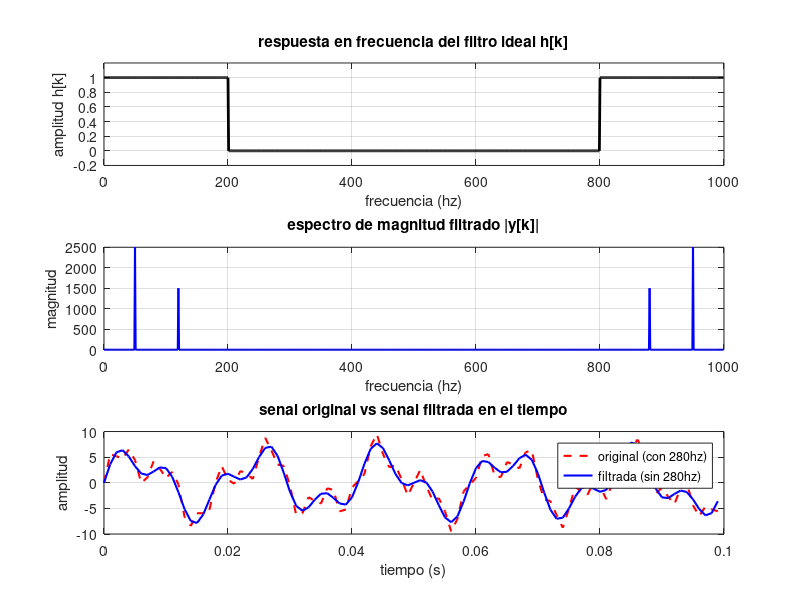

This chart was generated by the following MATLAB code:
# parametros base de la senal original de la parte i
fs = 1000;
t = 0:1/fs:0.999;
n_muestras = length(t);

# reconstruimos la senal original en el tiempo
s_original = 5*sin(2*pi*50*t) + 3*sin(2*pi*120*t) + 2*sin(2*pi*280*t);

# obtenemos el espectro original y el eje de frecuencias
x_k = fft(s_original);
frec = (0:n_muestras-1) * (fs/n_muestras);

# --- 1. diseno del filtro pasa-bajos ideal ---
# creamos la mascara h_k llena de unos (deja pasar todo inicialmente)
h_k = ones(1, n_muestras);

# definimos la frecuencia de corte pedida
f_corte = 200;

# aplicamos el filtro teniendo en cuenta el teorema de simetria (nyquist)
# anulamos las frecuencias entre f_corte (200 hz) y fs-f_corte (800 hz)
h_k(frec > f_corte & frec < (fs - f_corte)) = 0;

# graficamos la respuesta en frecuencia del filtro
figure(1);
subplot(3, 1, 1);
plot(frec, h_k, 'k', 'linewidth', 2);
title('respuesta en frecuencia del filtro ideal h[k]');
xlabel('frecuencia (hz)');
ylabel('amplitud h[k]');
axis([0 1000 -0.2 1.2]);
grid on;

# --- 2. aplicacion del filtro ---
# multiplicamos punto a punto el espectro original por la mascara
y_k = x_k .* h_k;

# graficamos la magnitud del espectro filtrado
subplot(3, 1, 2);
plot(frec, abs(y_k), 'b', 'linewidth', 1.5);
title('espectro de magnitud filtrado |y[k]|');
xlabel('frecuencia (hz)');
ylabel('magnitud');
grid on;

# --- 3. antitransformada y analisis temporal ---
# volvemos al dominio del tiempo usando la funcion ifft
y_n = ifft(y_k);

# descartamos la parte imaginaria residual por redondeos de la computadora
y_n = real(y_n);

# graficamos un segmento de 0 a 0.1 segundos (las primeras 100 muestras)
subplot(3, 1, 3);
plot(t(1:100), s_original(1:100), 'r--', 'linewidth', 1.5);
hold on;
plot(t(1:100), y_n(1:100), 'b', 'linewidth', 1.5);
title('senal original vs senal filtrada en el tiempo');
xlabel('tiempo (s)');
ylabel('amplitud');
legend('original (con 280hz)', 'filtrada (sin 280hz)');
grid on;
pause(10);

# analisis de las diferencias y el cambio en la forma de onda:
#
# 1. en el espectro filtrado (|y[k]|):
# verificamos visualmente que los picos en 280 hz y su reflejo en 720 hz
# desaparecieron completamente porque cayeron en la "zona de ceros" de h[k].
#
# 2. en el dominio temporal (original vs filtrada):
# la senal original (roja punteada) presentaba oscilaciones muy rapidas y 
# "picos afilados" montados sobre la onda principal. esos picos veloces eran 
# la contribucion directa de la componente de 280 hz.
#
# al remover los 280 hz mediante el filtro ideal pasa-bajos, la senal azul
# resultante (y[n]) se vuelve mucho mas suave y redondeada. esto se debe a 
# que ahora unicamente esta compuesta por las sumas de las frecuencias mas 
# bajas y lentas: 50 hz y 120 hz. el filtro actuo exitosamente como un
# "suavizador" de la forma de onda.
